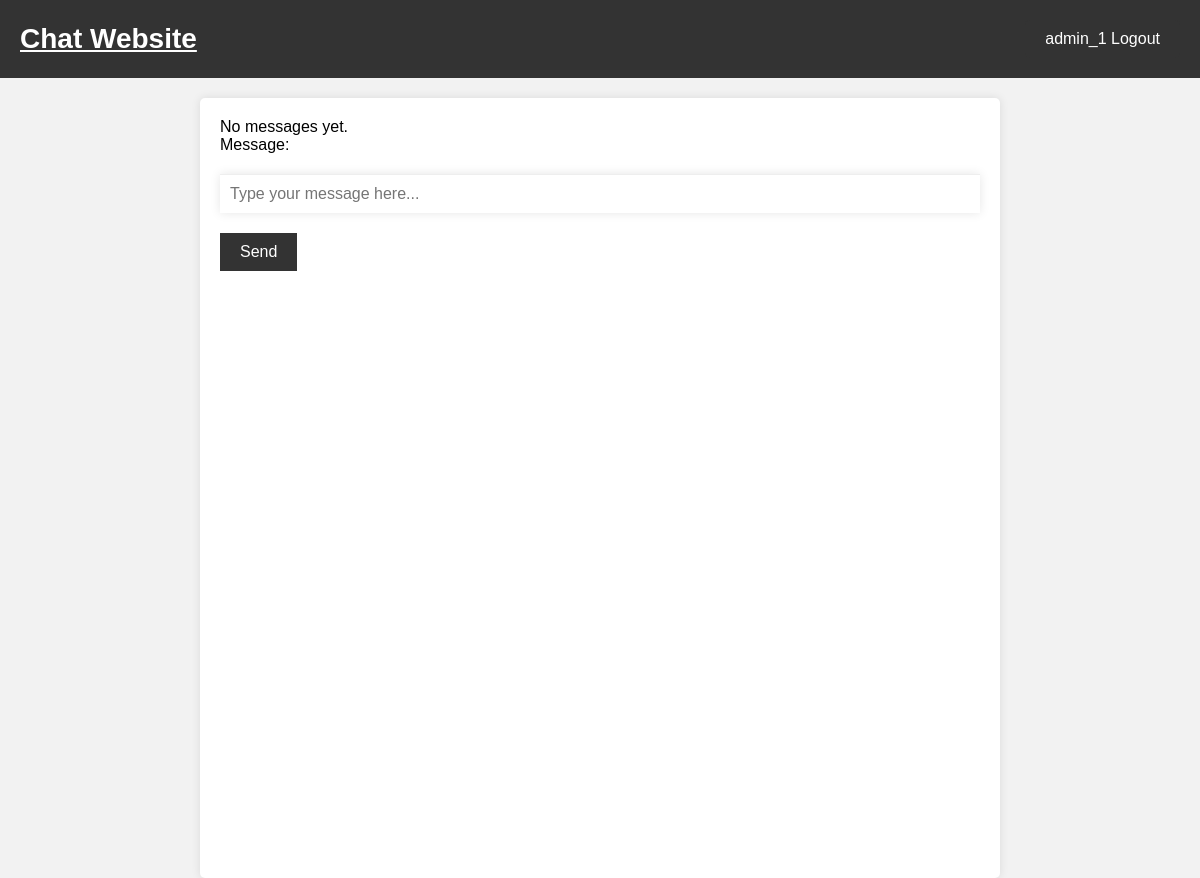
The app's page /home/ (signed in), older data.
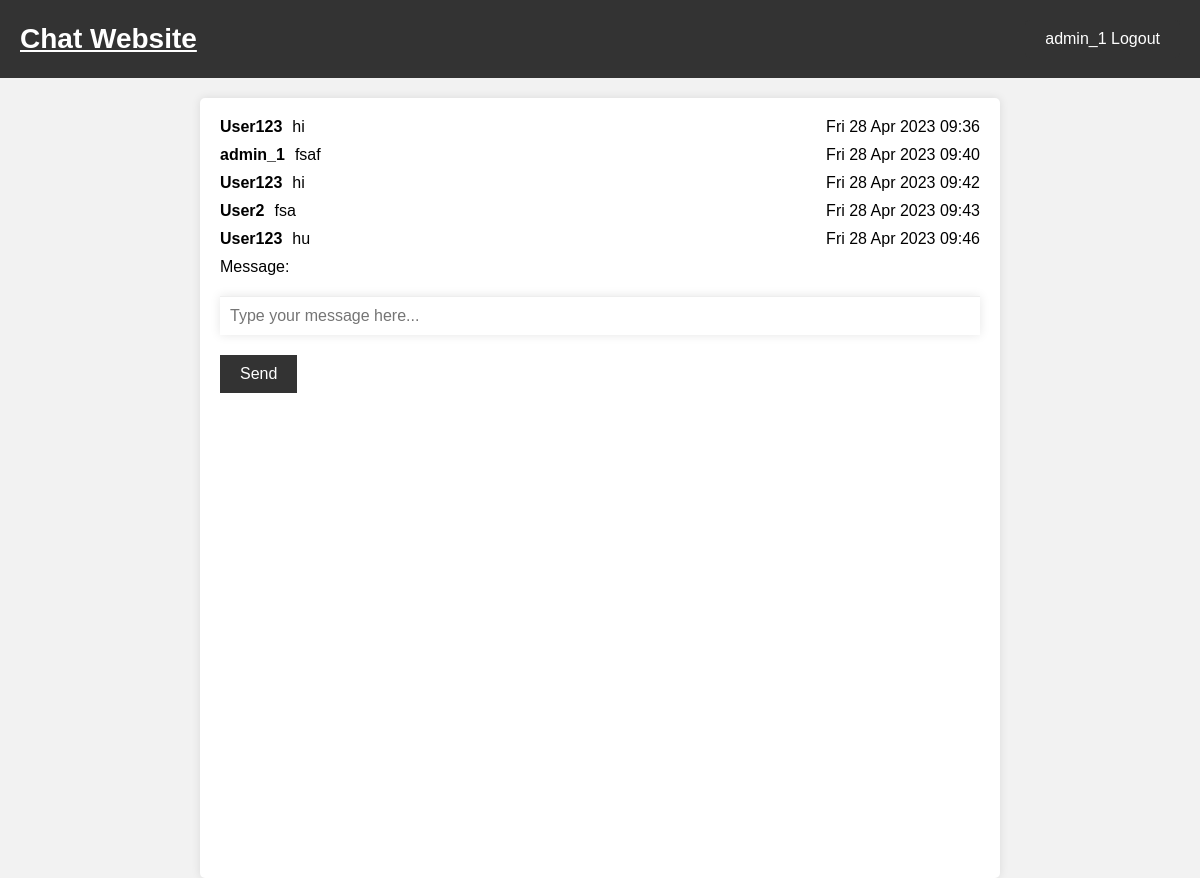
The same page, newer data.
### main/models.py (models this page shows)
class RecoveryMessage(models.Model):
    user = models.ForeignKey(User, on_delete=models.CASCADE)
    message = models.TextField()
    created_at = models.DateTimeField(auto_now_add=True)

### main/views.py (the view)
# urls.py: path('home/', views.home, name='home'),
@login_required(login_url='welcome')
def home(request):
    if request.method == 'POST':
        form = MessageForm(request.POST)
        if form.is_valid():
            recovery_message = form.save(commit=False)
            recovery_message.user = request.user
            recovery_message.save()
            form = MessageForm()
            return redirect('home')
    else:
        form = MessageForm()
    messages = RecoveryMessage.objects.all().order_by('-created_at')[:10][::-1]
    return render(request, 'main/home.html', {'form': form, 'recovery_messages': messages})

### main/forms.py
class MessageForm(forms.ModelForm):
    message = forms.CharField(widget=forms.TextInput(attrs={'placeholder': 'Type your message here...'}))
    class Meta:
        model = RecoveryMessage
        fields = ['message']

### main/templates/main/home.html (shortened to what this page needs)
{% extends 'main/base.html' %}
{% block content %}
<div class="container">
  <div class="chatbox">
    {% for message in recovery_messages %}
      <div class="message">
        <span class="sender">{{ message.user.username }}</span>
        <span class="text">{{ message.message }}</span>
        <span class="timestamp">
          {% if message.created_at|date:"Y-m-d" == date.today|date:"Y-m-d" %}
            {{ message.created_at|date:"H:i" }}
          {% else %}
            {{ message.created_at|date:"D d M Y H:i" }}
        {% endif %}
        </span>
      </div>
    {% empty %}
      <p>No messages yet.</p>
    {% endfor %}
    <form method="post">
      {{ form.as_p }}
      <input type="submit" value="Send">
    </form>
  </div>
</div>
{% endblock %}

Row changes from the older to the newer data that the page shows:
added RecoveryMessage: user.username "User123", message "hi", created_at "Fri 28 Apr 2023 09:36"
added RecoveryMessage: user.username "admin_1", message "fsaf", created_at "Fri 28 Apr 2023 09:40"
added RecoveryMessage: user.username "User123", message "hi", created_at "Fri 28 Apr 2023 09:42"
added RecoveryMessage: user.username "User2", message "fsa", created_at "Fri 28 Apr 2023 09:43"
added RecoveryMessage: user.username "User123", message "hu", created_at "Fri 28 Apr 2023 09:46"
Text that changed along with them:
text no longer shown: "No messages yet."
